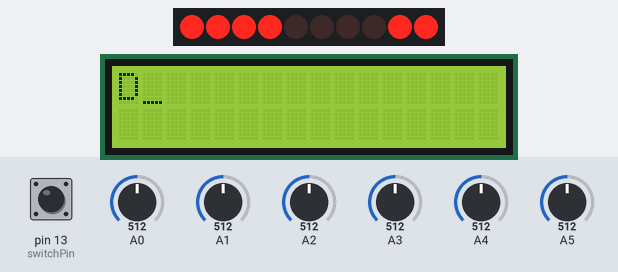
This sketch was run on a simulated Arduino Leonardo, built with avr-gcc and run on an emulated ATmega32U4. On the bench: 10 shift-register outputs drawn as a row of LEDs (first output left, lit = HIGH), 16×2 character LCD. Wiring (inferred from the signals the program sends): character LCD (HD44780): RS Q9; E Q15; data Q10, Q11, Q12, Q13; row of LEDs: on Q0, Q1, Q2, Q3, Q4, Q5, Q6, Q7, Q8, Q14. Wiring (inferred from the names in the program): 2 × shift register (74HC595): data pin 3; shift clock pin 5; latch pin 4. The test bench sets the inputs (shaded band); at power-on: A0 = 512, A2 = 512, pin 13 (switchPin) HIGH, A4 = 512, A1 = 512, A3 = 512, A5 = 512. EEPROM starts erased; the character LCD is taken to start in 4-bit mode; what the sketch prints to the serial monitor is not drawn.

Above: at 1.2 s.
1.3 s: A0 set to 531
At 1.58 s:
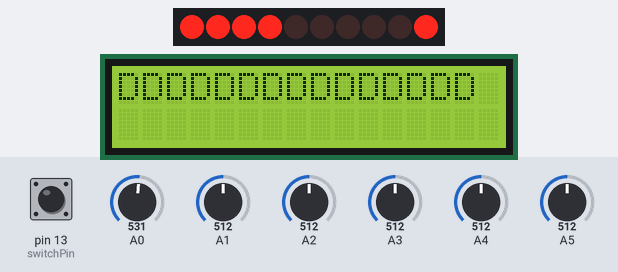
3.5 s: A2 set to 527
At 5.82 s:
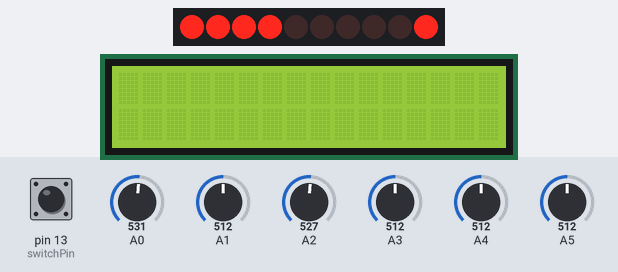
6.0 s: pin 13 (switchPin) pulled LOW for 3.2 s
At 8.66 s:
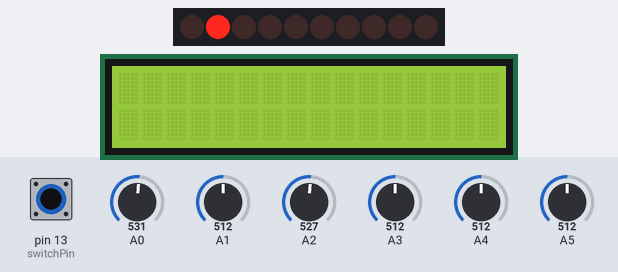
9.8 s: A4 set to 30
At 10.42 s:
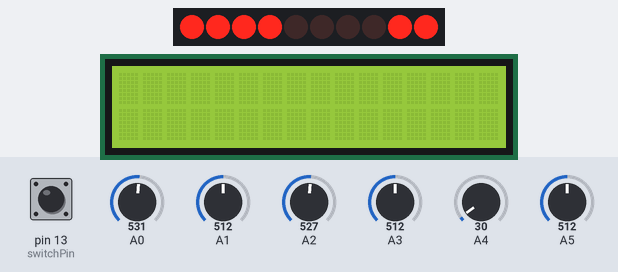
11.3 s: pin 13 (switchPin) pulled LOW for 3.2 s
Timing chart, 0 to 15.9 s (numbered marks = the images above; inputs shaded):
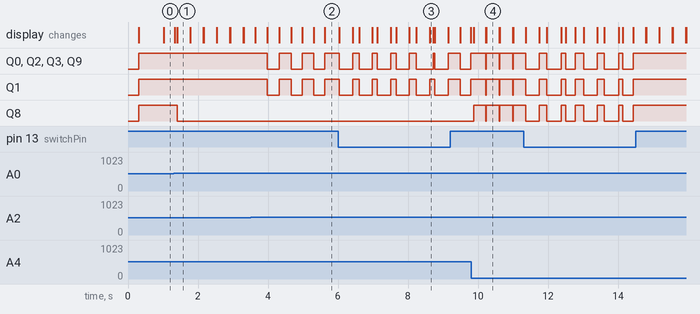

The sketch:

GuitarMidiController.ino
```cpp
#define OPERATIONAL_STATE HIGH
#define CONFIGURATION_STATE LOW

#define DEBUG

#ifdef DEBUG
#define print(a) Serial.print(a);
#define println(a) Serial.println(a);
#else
#define print(a)
#define println(a)
#endif

#include <MIDIUSB.h>
#include <EEPROM.h>

byte previousCtrlValues[6];
byte ctrlPins[6];
byte ctrlNumbers[6];
byte state = 0;


int SCLK = 5;
int RCLK = 4;
int DIO = 3;

byte switchPin = 13;

unsigned char _LED_0F[29];

int lastChangedCtrl = 0;

int blinkIntervalMs = 1;
bool displayBlinkOff = false;
byte  previousState = OPERATIONAL_STATE;

void setup() {
	state = digitalRead(switchPin);
	previousState = state;

	ctrlPins[0] = A0;
	ctrlPins[1] = A1;
	ctrlPins[2] = A2;
	ctrlPins[3] = A3;
	ctrlPins[4] = A4;
	ctrlPins[5] = A5;

	pinMode(SCLK, OUTPUT);
	pinMode(RCLK, OUTPUT);
	pinMode(DIO, OUTPUT);
	pinMode(switchPin, INPUT);

	for ( int i = 0 ; i < 6 ; i++ ) {
		pinMode(ctrlPins[i], INPUT );
		// turn on the pullup resistor.
		digitalWrite(ctrlPins[i], HIGH);

		byte ctrlNumber = EEPROM.read(i);
		if ( ctrlNumber > 128 )
			ctrlNumber = 1;
		ctrlNumbers[i] = ctrlNumber;
	}

	_LED_0F[0] = 0xC0; //0
	_LED_0F[1] = 0xF9; //1
	_LED_0F[2] = 0xA4; //2
	_LED_0F[3] = 0xB0; //3
	_LED_0F[4] = 0x99; //4
	_LED_0F[5] = 0x92; //5
	_LED_0F[6] = 0x82; //6
	_LED_0F[7] = 0xF8; //7
	_LED_0F[8] = 0x80; //8
	_LED_0F[9] = 0x90; //9
	_LED_0F[10] = 0x88; //A
	_LED_0F[11] = 0x83; //b
	_LED_0F[12] = 0xC6; //C
	_LED_0F[13] = 0xA1; //d
	_LED_0F[14] = 0x86; //E
	_LED_0F[15] = 0x8E; //F
	_LED_0F[16] = 0xC2; //G
	_LED_0F[17] = 0x89; //H
	_LED_0F[18] = 0xF9; //I
	_LED_0F[19] = 0xF1; //J
	_LED_0F[20] = 0xC3; //L
	_LED_0F[21] = 0xA9; //n
	_LED_0F[22] = 0xC0; //O
	_LED_0F[23] = 0x8C; //P
	_LED_0F[24] = 0x98; //q
	_LED_0F[25] = 0x92; //S
	_LED_0F[26] = 0xC1; //U
	_LED_0F[27] = 0x91; //Y
	_LED_0F[28] = 0xFE; //hight -

}

void display(byte controller, byte value, bool blink ) {
	if ( blink ) {
		blinkIntervalMs--;
		if ( blinkIntervalMs == 0 ) {
			println("Blink interval expired")
			displayBlinkOff = !displayBlinkOff;
			blinkIntervalMs = 30;
		}
		if(displayBlinkOff)
			return;
	}
	shiftOut(DIO, SCLK, MSBFIRST, _LED_0F[value%10]);
	shiftOut(DIO, SCLK, MSBFIRST, (0b0001));

	digitalWrite(RCLK, LOW);
	digitalWrite(RCLK, HIGH);

	shiftOut(DIO, SCLK, MSBFIRST, (_LED_0F[(value/10)%10]));
	shiftOut(DIO, SCLK, MSBFIRST, (0b0010));

	digitalWrite(RCLK, LOW);
	digitalWrite(RCLK, HIGH);

	shiftOut(DIO, SCLK, MSBFIRST, (_LED_0F[(value/100)%10]));
	shiftOut(DIO, SCLK, MSBFIRST, (0b0100));

	digitalWrite(RCLK, LOW);
	digitalWrite(RCLK, HIGH);

	shiftOut(DIO, SCLK, MSBFIRST, (_LED_0F[controller]));
	shiftOut(DIO, SCLK, MSBFIRST, (0b1000));

	digitalWrite(RCLK, LOW);
	digitalWrite(RCLK, HIGH);

	// switch off all digits so to have same intensity for all 4 digits

	shiftOut(DIO, SCLK, MSBFIRST, (0b0000));
	digitalWrite(RCLK, LOW);
	digitalWrite(RCLK, HIGH);
}

void sendMIDI(byte ctrlNumber, byte ctrlValue) {
	midiEventPacket_t event = {0x0B, 0xB0 | 1, ctrlNumber, ctrlValue};
	MidiUSB.sendMIDI(event);
	MidiUSB.flush();
}

void saveTOEEPROM() {
	println("Updating EEPROM");
	for (int i = 0 ; i < 6 ; i++) {
		EEPROM.update(i, ctrlNumbers[i]);
	}
}

void loop() {

	state = digitalRead(switchPin);
	if ( state != previousState) {
		print("State switched to ")
		previousState = state;
		// switched state should hold for at least 10 cycles before doing the actual switch, in order to filter out noise.
		if (state == OPERATIONAL_STATE) {
			println("Operational state");
			saveTOEEPROM();
		} else {
			println("Configuration state");
		}
	}

	byte ctrlValues[6];
	for (int i = 0; i < 6 ; i++ ) {
		byte count[128] = {0};
		// some magic to get stable reading, basically im sampling the analog input multiple times, and then take the value that
		// had most occurences as read value. I tried without multiple sampling and the reading was not stable...
		count[analogRead(ctrlPins[i]) >> 3]++;
		count[analogRead(ctrlPins[i]) >> 3]++;
		count[analogRead(ctrlPins[i]) >> 3]++;
		count[analogRead(ctrlPins[i]) >> 3]++;
		count[analogRead(ctrlPins[i]) >> 3]++;
		count[analogRead(ctrlPins[i]) >> 3]++;
		count[analogRead(ctrlPins[i]) >> 3]++;
		count[analogRead(ctrlPins[i]) >> 3]++;
		count[analogRead(ctrlPins[i]) >> 3]++;
		count[analogRead(ctrlPins[i]) >> 3]++;
		int maxIndex = 0;
		for ( int j = 0 ; j < 128 ; j++ ) {
			if ( count[j] > count[maxIndex] ) {
				maxIndex = j;
			}
		}
		ctrlValues[i] =  maxIndex;
		//print("ctrl ");print(i);print(" value "); println(ctrlValues[i]);
		if ( ctrlValues[i] != previousCtrlValues[i]) {
			previousCtrlValues[i] = ctrlValues[i];
			lastChangedCtrl = i;
			if (state == OPERATIONAL_STATE)
				sendMIDI(ctrlNumbers[i], ctrlValues[i]);
			else
				ctrlNumbers[i] = ctrlValues[i];
			break;
		}
	}
	display(lastChangedCtrl, previousCtrlValues[lastChangedCtrl], state == CONFIGURATION_STATE ? true : false );

	delay(1);
}
```

Measured:
- the behaviour switches between 519 and 520 on A0 (found by bisection; images 0 and 1)
- the behaviour switches between 519 and 520 on A2 (found by bisection; images 1 and 2)
- after the input at 1.3 s, the display: first changes at once (image 1 shows a later state)
- after the input at 3.5 s, the display: changes after 0.14 s (image 2)
- after the input at 9.8 s, the display: changes after 0.08 s (image 4)
